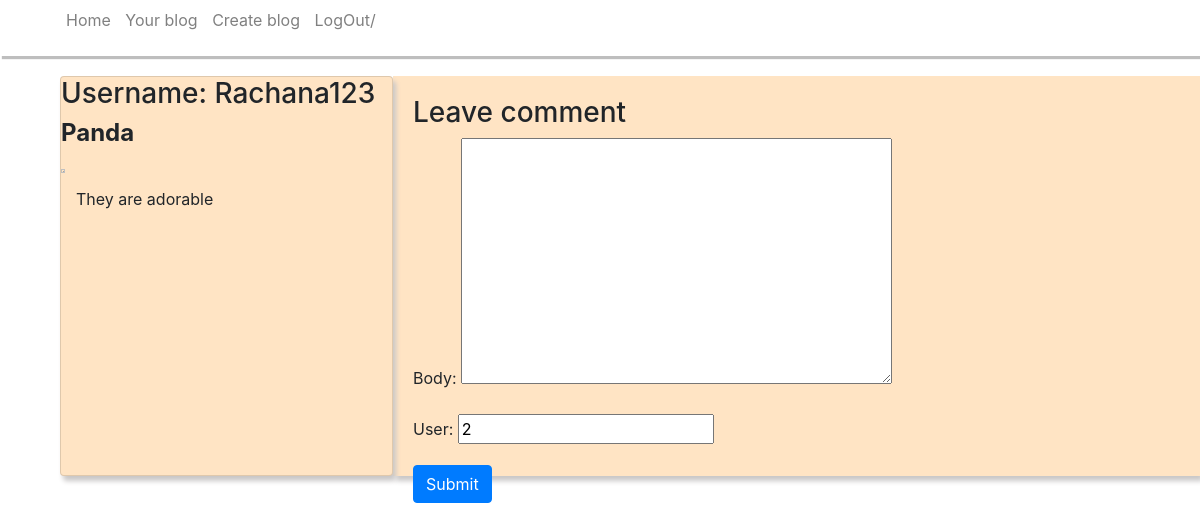
/posts/7, run on the app's committed database.
### myapp/models.py (models this page shows, shortened)
class Blog(models.Model):
    title = models.CharField(max_length=100)
    content = models.TextField()
    Image = models.ImageField(upload_to='Images', null=True, blank=True)
    user = models.ForeignKey(User, on_delete=models.CASCADE, null=True)

### myapp/views.py (the view)
# urls.py: path('posts/<int:id>', views.Comment_detail, name='posts')
def Comment_detail(request, id):
    post = Blog.objects.get(pk = id)
    comments = post.comments.filter(active=True)
    new_comment = None
    if request.method == "POST":
        comment_data = Comment_form(request.POST, instance=post)
        uname = request.user
        fm = blog_form(initial={'user':uname})
        if comment_data.is_valid():
            new_comment = comment_data.save()
    else:
        comment_data = Comment_form(instance=post)
    return render(request, 'post.html', {'post': post, 'comments':comments, 'new_comment':new_comment, 'comment_data': comment_data})

### myapp/forms.py
class Comment_form(forms.ModelForm):
    class Meta:
        model = Comment
        fields = ['body', 'user']

### myapp/templates/post.html (shortened to what this page needs)
{% extends 'main_page.html' %}
{% block content %}
<div class="container">
    <div class="row card">
    <h3>Username: {{post.user}}</h3>
    <h4><b>{{post.title}}</b></h4>
    <img src="{{i.get_Image_url}}" alt="{{uname}}" style="width:5%; height:8%;">
    <div class="container">
        <p>{{post.content}}</p>
    </div>
    </div>
  </div>
<div class="row">
    <div class="card-body">
        {% if new_comment %}
        <div class="alert" role="alert">
            Your commnet is awaiting moderation
        </div>
        {% else %}
        <h3>Leave  comment </h3>
        <form action="" method="post">
            {{ comment_data.as_p }}
            <button type="submit" class="btn btn-primary">Submit</button>
        </form>
        {% endif %}
    </div>
</div>
{% endblock %}

### myapp/templates/main_page.html (style rules this page uses)
body { margin-top: 0px; }
.card { background-color: bisque; margin-left: 15px; margin-top: 20px; width: 30%; height: 400px; box-shadow: 3px 5px 5px rgb(201, 199, 199); float: left; }
.card-body { background-color: bisque; margin-left: 15px; margin-top: 20px; width: 30%; height: 400px; box-shadow: 3px 5px 5px rgb(201, 199, 199); float: left; }

### data on the page
Blog: user "Rachana123", title "Panda", content "They are adorable", user "2"
